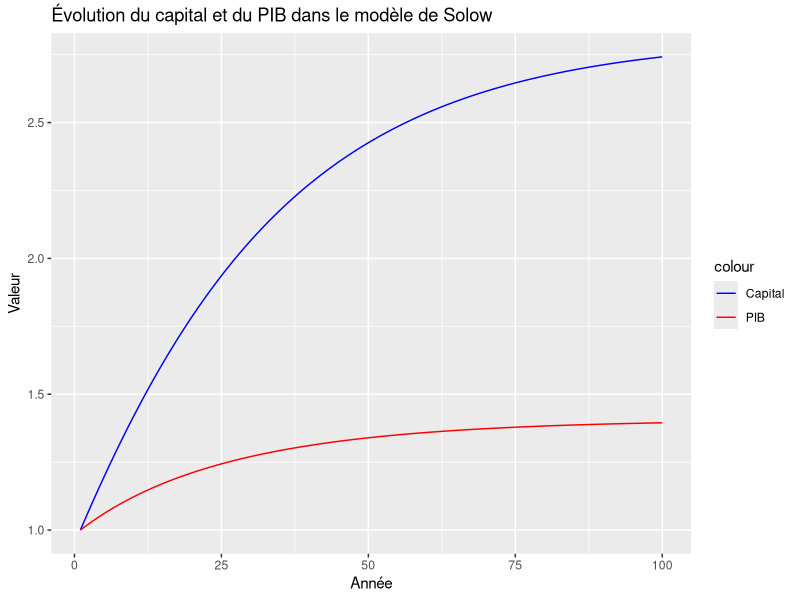

This chart was generated by the following R code:
# Installation des Packets :

install.packages("ggplot2")  # Pour la visualisation
install.packages("deSolve")  # Pour la résolution d’équations différentielles
library(ggplot2)
library(deSolve)


# Paramètres du modèle
alpha <- 0.33   # Élasticité du capital
s <- 0.1        # Taux d'épargne
delta <- 0.05   # Taux de dépréciation
A <- 1          # Progrès technologique initial
L <- 1          # Population initiale
Tmax <- 100     # Nombre d'années de simulation



# Définition de la fonction de production
production <- function(K, A, L, alpha) {
  return(K^alpha * (A * L)^(1 - alpha))
}


# Initialisation des vecteurs de stockage
K <- numeric(Tmax)  # Stockage du capital pour chaque année
Y <- numeric(Tmax)  # Stockage du PIB pour chaque année
K[1] <- 1  # Le capital initial est fixé à 1




# Boucle de simulation : évolution du capital et du PIB
for (t in 1:(Tmax - 1)) {
  Y[t] <- production(K[t], A, L, alpha)  # Calcul du PIB
  K[t + 1] <- (1 - delta) * K[t] + s * Y[t]  # Évolution du capital
}


# Calcul du PIB pour la dernière année Y[Tmax] :
Y[Tmax] <- production(K[Tmax], A, L, alpha)



# Création d'un graphique avec ggplot
data <- data.frame(Année = 1:Tmax, Capital = K, PIB = Y)


# On trace le graphique :
ggplot(data, aes(x = Année)) +
  geom_line(aes(y = Capital, color = "Capital")) +
  geom_line(aes(y = PIB, color = "PIB")) +
  labs(title = "Évolution du capital et du PIB dans le modèle de Solow",
       x = "Année", y = "Valeur") +
  scale_color_manual(values = c("Capital" = "blue", "PIB" = "red"))
